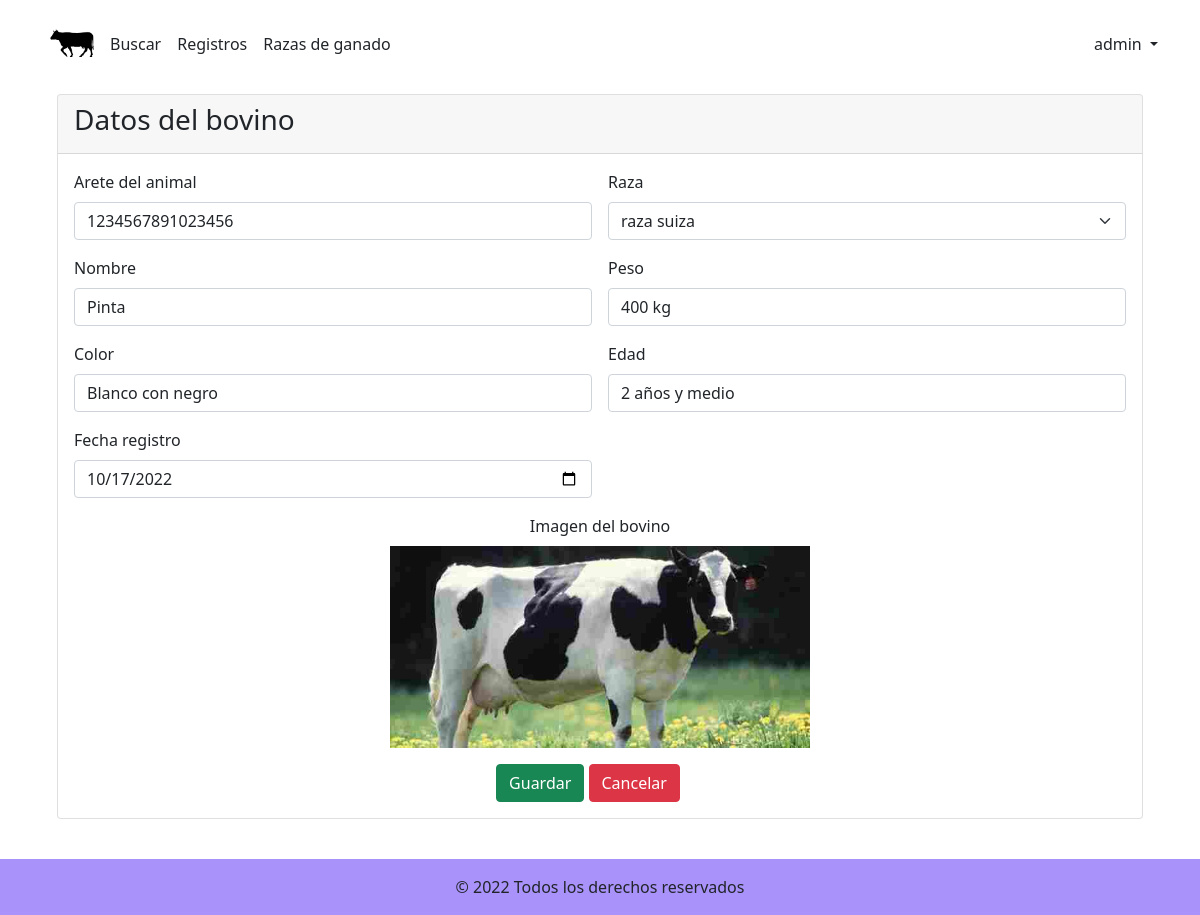
The page /recursos/actualizarRegistro.php?id=1 (signed in) on the database its author committed.
### tables this page shows
CREATE TABLE `registros` (
  `id_bovino` int(11) NOT NULL,
  `arete` varchar(100) NOT NULL,
  `id_raza` int(15) NOT NULL,
  `nombre` varchar(200) NOT NULL,
  `imagen_bovino` varchar(300) NOT NULL,
  `sexo` varchar(50) NOT NULL,
  `peso` varchar(100) NOT NULL,
  `edad` varchar(100) NOT NULL,
  `fecha_registro` date NOT NULL,
  `color` varchar(100) NOT NULL
);

### recursos/actualizarRegistro.php (the view, shortened to what this page needs)
<?php
include "../componentes/conexion.php";
$nivel_usuario = $_SESSION['nivel'];
if ($nivel_usuario == 2) {
    echo "<script>window.history.go(-1);</script>";
} else if ($nivel_usuario == 1) {
    $consulta_razas = "SELECT id_raza, nombre_raza FROM razas_ganado";
    $datos_razas = mysqli_query($conexion, $consulta_razas);
    if (isset($_GET['id'])) {
        $consulta_registro = "SELECT * FROM registros WHERE id_bovino=" . $_GET["id"];
        $datos_bovino = mysqli_query($conexion, $consulta_registro);
        while ($fila = mysqli_fetch_array($datos_bovino)) {
            $numero_arete = $fila['arete'];
            $id_raza = $fila['id_raza'];
            $nombre = $fila['nombre'];
            $foto = $fila['imagen_bovino'];
            $peso = $fila['peso'];
            $edad = $fila['edad'];
            $fecha_registro = $fila['fecha_registro'];
            $color = $fila['color'];
        }
    }
?>
    <!DOCTYPE html>
    <html lang="en">
    <head>
        <link rel="stylesheet" href="../css/bootstrap.min.css">
        <link rel="stylesheet" href="../css/style.css">
    </head>
    <body>
        <header> <?php include '../componentes/encabezado.php'; ?> </header>
        <main class="container" role="main">
            <div class="container container-fluid">
                <div class="row">
                    <div class="page-section">
                        <div class="card">
                            <div class="card-header">
                                <h3>Datos del bovino</h3>
                            </div>
                            <div class="card-body">
                                <form class="row g-3" method="POST" action="">
                                    <div class="col-md-6">
                                        <label class="form-label">Arete del animal</label>
                                        <input type="text" id="txtarete" class="form-control" name="txtarete" value="<?php echo $numero_arete; ?>" required>
                                    </div>
                                    <div class="col-md-6">
                                        <label class="form-label">Raza</label>
                                        <select id="txtraza" class="form-select" name="txtraza">
                                            <?php
                                            while ($fila = mysqli_fetch_array($datos_razas)) {
                                                if ($fila['id_raza'] == $id_raza) {
                                                    echo '<option value="' . $fila['id_raza'] . '" selected>' . $fila['nombre_raza'] . ' </option>';
                                                } else {
                                                    echo '<option value="' . $fila['id_raza'] . '">' . $fila['nombre_raza'] . ' </option>';
                                                }
                                            }
                                            ?>
                                        </select>
                                    </div>
                                    <div class="col-md-6">
                                        <label class="form-label">Nombre</label>
                                        <input type="text" id="txtnombre" class="form-control" name="txtnombre" value="<?php echo $nombre; ?>" required>
                                    </div>
                                    <div class="col-md-6">
                                        <label class="form-label">Peso</label>
                                        <input type="text" id="txtpeso" class="form-control" name="txtpeso" value="<?php echo $peso; ?>" required>
                                    </div>
                                    <div class="col-md-6">
                                        <label class="form-label">Color</label>
                                        <input type="text" id="txtcolor" class="form-control" name="txtcolor" value="<?php echo $color; ?>" required>
                                    </div>
                                    <div class="col-md-6">
                                        <label class="form-label">Edad</label>
                                        <input type="text" id="txtedad" class="form-control" name="txtedad" value="<?php echo $edad; ?>" required>
                                    </div>
                                    <div class="col-md-6">
                                        <label class="form-label">Fecha registro</label>
                                        <input type="date" id="txtregistro" class="form-control" name="txtregistro" value="<?php echo $fecha_registro; ?>" required>
                                    </div>
                                    <div class="col-md-12 text-center">
                                        <label class="form-label">Imagen del bovino</label>
                                        <center><img src="../bovinos/<?php echo $foto; ?>" width="40%" /></center>
                                    </div>
                                    <div class="container-fluid h-100">
                                        <div class="row w-100 align-items-center">
                                            <div class="col text-center">
                                                <button type="submit" id="btn-actualizar" class="btn btn-success" name="btn-actualizar">Guardar</button>
                                                <button type="reset" id="btn-cancelar" class="btn btn-danger" name="btn-cancelar" onclick="history.go(-1);">Cancelar</button>
                                            </div>
                                        </div>
                                    </div>
                                </form>
                            </div>
                        </div>
                    </div>
                </div>
            </div>
        </main>
        <?php include '../componentes/footer.php'; ?>
    </body>
    </html>
<?php
} else {
    header('Location:../index.php');
}
?>

### componentes/encabezado.php (shortened to what this page needs)
<div class="container mt-4">
  <div class="d-flex flex-wrap align-items-center justify-content-center justify-content-lg-start">
    <a href="#" class="d-flex align-items-center mb-2 mb-lg-0 text-dark text-decoration-none">
      <img style="width: 60px; padding: 0 8px;" role="img" src="../images/logotipo.png" />
    </a>
    <ul class="nav col-12 col-lg-auto me-lg-auto mb-2 justify-content-center mb-md-0">
      <li><a href="principal.php" class="nav-link px-2 link-dark">Buscar</a></li>
      <li><a href="registros.php" class="nav-link px-2 link-dark">Registros</a></li>
      <li><a href="razas.php" class="nav-link px-2 link-dark">Razas de ganado</a></li>
    </ul>
    <div class="dropdown text-end">
      <a href="#" class="d-block link-dark text-decoration-none dropdown-toggle" id="dropdownUser1" data-bs-toggle="dropdown" aria-expanded="false">
        <?= $_SESSION['nombre_usuario']; ?>
      </a>
    </div>
  </div>
</div>

### componentes/footer.php (shortened to what this page needs)
<footer class="bg-light text-center text-lg-start" style="position:sticky !important; margin-top: 40px !important; width:auto;">
  <div class="text-center p-3" style="background-color: rgba(150, 120, 250, 0.8);">
    © <span id="anio"></span> Todos los derechos reservados
  </div>
</footer>

### css/style.css (style rules this page uses)
body>.container { padding: 30px 15px 0; }
body { background: url(images/back.png) center center no-repeat; background-attachment: fixed; background-size: auto; }
main { min-height: 75vh; }

### rows shown on the page
registros: txtarete "1234567891023456", txtnombre "Pinta", txtpeso "400 kg", txtcolor "Blanco con negro", txtedad "2 años y medio", txtregistro "10/17/2022", imagen_bovino (picture)

### other values the page prints
$_SESSION['nombre_usuario'] "admin"
form field txtraza "raza suiza"
